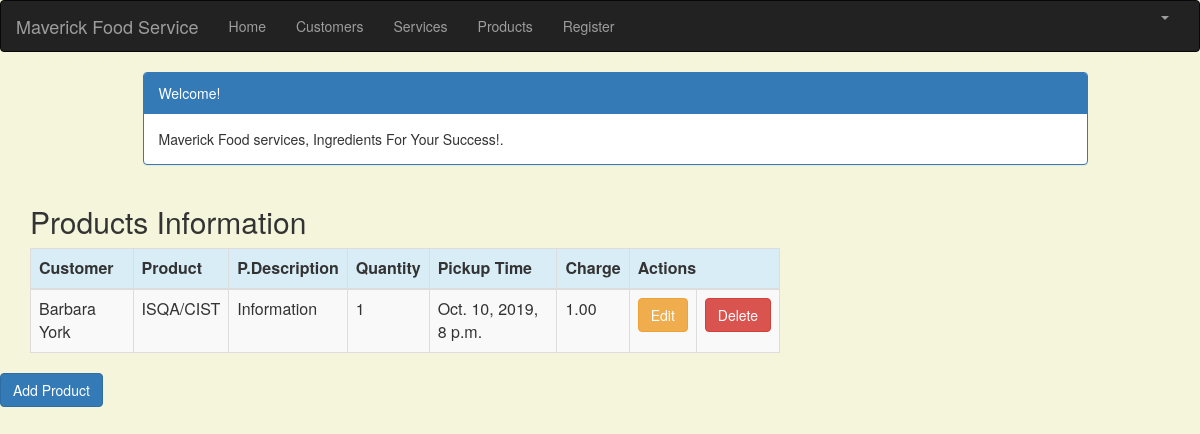
The app's page /product_list (signed in) with its own data.
### crm/models.py (models this page shows, shortened)
class Product(models.Model):
    cust_name = models.ForeignKey(Customer, on_delete=models.CASCADE, related_name='products')
    product = models.CharField(max_length=100)
    p_description = models.TextField()
    quantity = models.IntegerField()
    pickup_time = models.DateTimeField(
        default=timezone.now)
    charge = models.DecimalField(max_digits=10, decimal_places=2)
    created_date = models.DateTimeField(
        default=timezone.now)
    updated_date = models.DateTimeField(auto_now_add=True)

class Customer(models.Model):
    cust_name = models.CharField(max_length=50)
    organization = models.CharField(max_length=100, blank=True)
    role = models.CharField(max_length=100)
    email = models.EmailField(max_length=100)
    bldgroom = models.CharField(max_length=100)
    address = models.CharField(max_length=200)
    account_number = models.IntegerField(blank=False, null=False)
    city = models.CharField(max_length=50)
    state = models.CharField(max_length=50)
    zipcode = models.CharField(max_length=10)
    phone_number = models.CharField(max_length=50)
    created_date = models.DateTimeField(
        default=timezone.now)
    updated_date = models.DateTimeField(auto_now_add=True)
    def __str__(self):
        return str(self.cust_name)

### crm/views.py (the view)
# urls.py: path('product_list', views.product_list, name='product_list'),
@login_required
def product_list(request):
    products = Product.objects.filter(created_date__lte=timezone.now())
    return render(request, 'crm/product_list.html', {'products': products})

### crm/templates/crm/product_list.html (shortened to what this page needs)
{% extends 'crm/base.html' %}
{% block content %}
    <html>
    <head>
        <link rel="stylesheet" href="https://maxcdn.bootstrapcdn.com/bootstrap/3.3.4/css/bootstrap.min.css">
    </head>
    <body>
    <div class="container">
        <div class="row">
            <div class="col-md-10 col-md-offset-1">
                <div class="panel panel-primary">
                    <div class="panel-heading">Welcome!</div>
                    <div class="panel-body">
                        Maverick Food services, Ingredients For Your Success!.
                    </div>
                </div>
            </div>
        </div>
    </div>
    <div class="row">
        <h2 style="padding-left: 15Px">Products Information</h2>
    </div>
    <div>
        <table class="table table-striped table-bordered table-hover">
            <thead>
            <tr class="bg-info">
                <th>Customer</th>
                <th>Product</th>
                <th>P.Description</th>
                <th>Quantity</th>
                <th>Pickup Time</th>
                <th>Charge</th>
                <th colspan="3">Actions</th>
            </tr>
            </thead>
            <tbody>
            {% for product in products %}
                <tr>
                    <td>{{ product.cust_name }}</td>
                    <td>{{ product.product }}</td>
                     <td>{{ product.p_description }}</td>
                    <td>{{ product.quantity }}</td>
                    <td>{{ product.pickup_time }}</td>
                    <td>{{ product.charge }}</td>
                     <td><a href="{% url 'crm:product_edit' pk=product.pk %}"
                           class="btn btn-warning">Edit</a></td>
                    <td><a href="{% url 'crm:product_delete' pk=product.pk %}"
                           onclick="return confirm('Are you sure you want to delete?')"
                           class="btn btn-danger">Delete</a>
                    </td>
                </tr>
            {% endfor %}
            </tbody>
        </table>
     <div class="row">
       <div class="row">
         <a href="{% url 'crm:product_new' %}" class="row"><span
                    class="btn btn-primary">Add Product</span></a>
     </div>
    </div>
    </div>
    </body>
    </html>
{% endblock %}

### crm/templates/crm/product_list.html (style rules this page uses)
body { background-color: beige; }

### records on screen
Product: cust_name "Barbara York", product "ISQA/CIST", p_description "Information", quantity "1", pickup_time "Oct. 10, 2019, 8 p.m.", charge "1.00"
